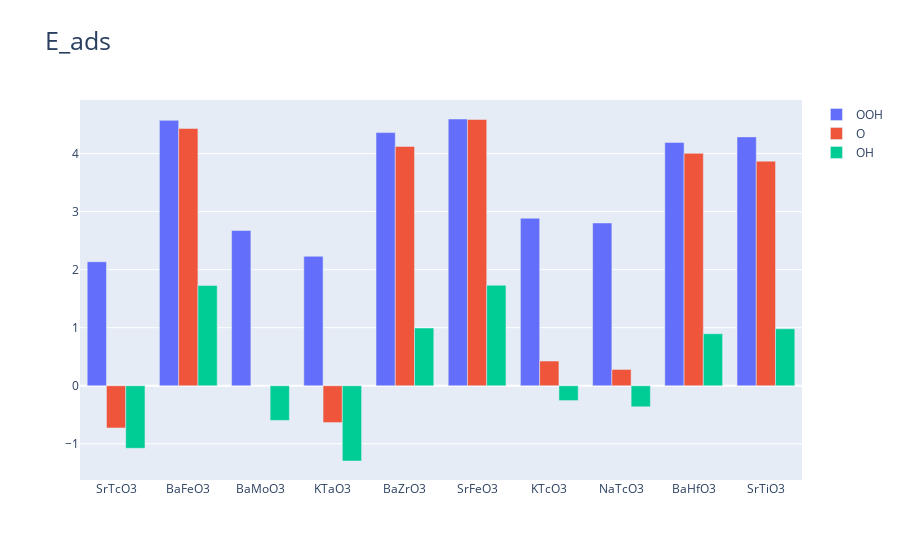

Notebook code for this chart:
### Code cell
# 막대 그래프 그리기
trace1 = go.Bar(x = df['formula'], y = df['DE_OOH'], name = 'OOH')
trace2 = go.Bar(x = df['formula'], y = df['DE_O'], name = 'O')
trace3 = go.Bar(x = df['formula'], y = df['DE_OH'], name = 'OH')

data = [trace1, trace2, trace3]
layout = go.Layout(title = 'E_ads', titlefont = dict(size = 25))
fig = go.Figure(data = data, layout = layout)
pyo.iplot(fig)

### Figure 1 — Plotly figure (JSON) as saved in the notebook; plotly's stock layout.template omitted (floating-point values rounded to 4 significant figures)
{"data": [{"name": "OOH", "type": "bar", "x": ["SrTcO3", "BaFeO3", "BaMoO3", "KTaO3", "BaZrO3", "SrFeO3", "KTcO3", "NaTcO3", "BaHfO3", "SrTiO3"], "y": [2.136, 4.572, 2.674, 2.23, 4.361, 4.595, 2.886, 2.804, 4.192, 4.287]}, {"name": "O", "type": "bar", "x": ["SrTcO3", "BaFeO3", "BaMoO3", "KTaO3", "BaZrO3", "SrFeO3", "KTcO3", "NaTcO3", "BaHfO3", "SrTiO3"], "y": [-0.727, 4.432, "NaN", -0.634, 4.123, 4.586, 0.426, 0.281, 4.003, 3.869]}, {"name": "OH", "type": "bar", "x": ["SrTcO3", "BaFeO3", "BaMoO3", "KTaO3", "BaZrO3", "SrFeO3", "KTcO3", "NaTcO3", "BaHfO3", "SrTiO3"], "y": [-1.077, 1.729, -0.597, -1.296, 0.995, 1.731, -0.255, -0.362, 0.896, 0.981]}], "layout": {"title": {"font": {"size": 25}, "text": "E_ads"}}}
